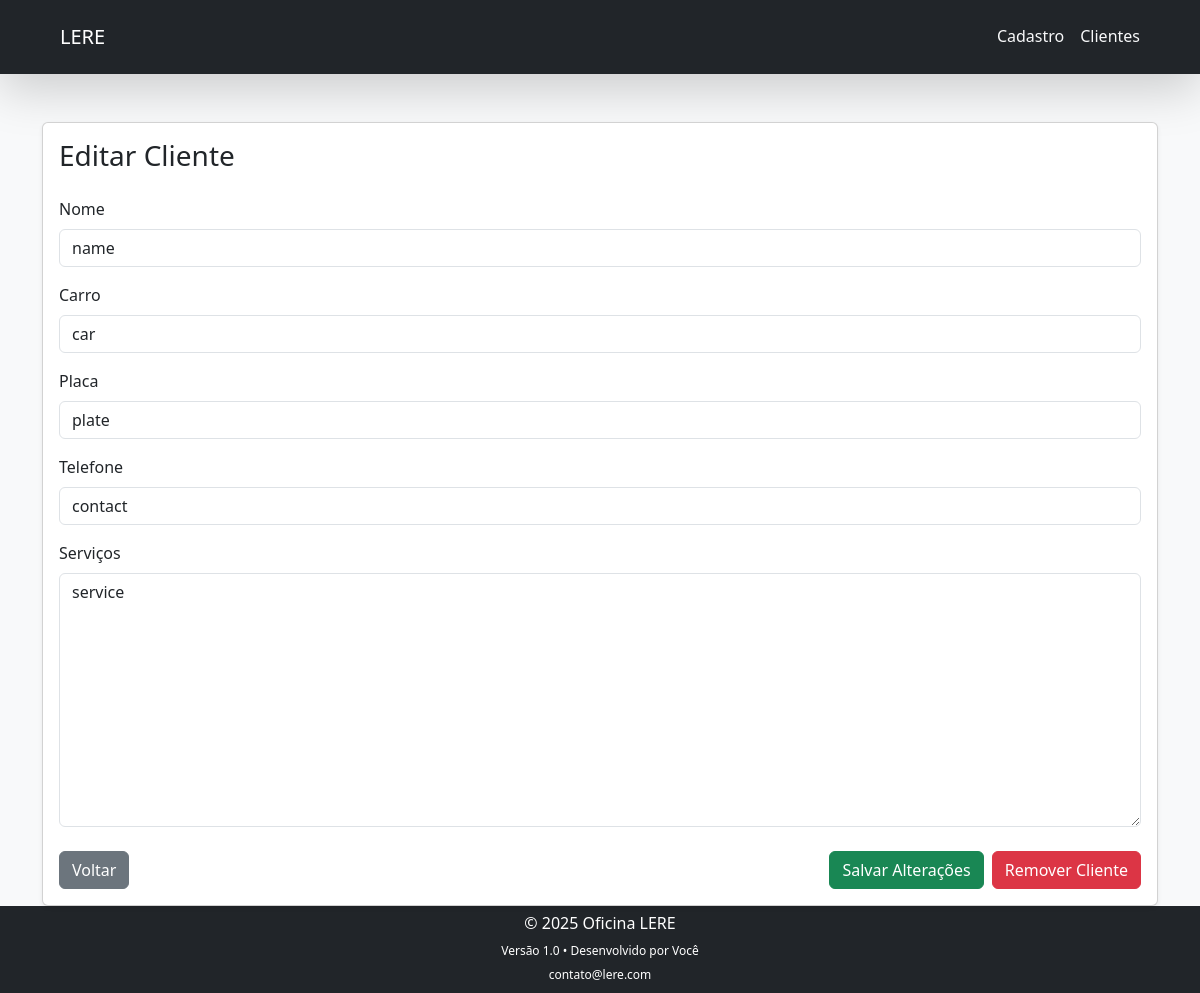
Page /cliente/8/editar/ (signed in) on the committed database.
### oficina/models.py (models this page shows, shortened)
class Cliente(models.Model):
    nome = models.CharField(max_length=100)
    carro = models.CharField(max_length=100)
    placa = models.CharField(max_length=10, unique=True)
    telefone = models.CharField(max_length=20, null=True, blank=True)
    servicos = models.TextField(blank=str)
    Data_entrada = models.DateField(default=now)

### oficina/views.py (the view)
# urls.py: path('cliente/<int:cliente_id>/editar/', views.editar_cliente , name='editar'),
@login_required
def editar_cliente(request, cliente_id):
    cliente = get_object_or_404(Cliente, id=cliente_id)  # pega o cliente do banco
    if request.method == 'POST':
        form = ClienteForm(request.POST, instance=cliente)  # passa a instância
        if form.is_valid():
            form.save()  # isso atualiza o registro existente
            return redirect('lista_de_clientes')
    else:
        form = ClienteForm(instance=cliente)  # pré-preenche com os dados atuais
    return render(request, 'oficina/editar.html', {'form': form, 'cliente': cliente})

### oficina/forms.py
class ClienteForm(forms.ModelForm):
    class Meta:
        model = Cliente
        fields = ['nome', 'carro', 'placa', 'servicos', 'telefone']

### oficina/templates/oficina/editar.html (shortened to what this page needs)
{% load widget_tweaks %} {% load static %}
<!DOCTYPE html>
<html lang="pt-br">
<head>
    <link href="https://cdn.jsdelivr.net/npm/bootstrap@5.3.0/dist/css/bootstrap.min.css" rel="stylesheet">
</head>
<body class="bg-light">
    {% include 'oficina/partials/navbar.html' %}
    <div class="container mt-5">
        <div class="card shadow-sm">
            <div class="card-body">
                <h3 class="card-title mb-4">Editar Cliente</h3>
                <form method="POST">
                    <div class="mb-3">
                        <label for="id_nome" class="form-label">Nome</label>
                        {{ form.nome|add_class:"form-control" }}
                    </div>
                    <div class="mb-3">
                        <label for="id_carro" class="form-label">Carro</label>
                        {{ form.carro|add_class:"form-control" }}
                    </div>
                    <div class="mb-3">
                        <label for="id_placa" class="form-label">Placa</label>
                        {{ form.placa|add_class:"form-control" }}
                    </div>
                    <div class="mb-3">
                        <label for="id_telefone" class="form-label">Telefone</label>
                        {{ form.telefone|add_class:"form-control" }}
                    </div>
                    <div class="mb-3">
                        <label for="id_servicos" class="form-label">Serviços</label>
                        {{ form.servicos|add_class:"form-control" }}
                    </div>
                    <div class="d-flex justify-content-between mt-4">
                        <a href="{% url 'lista_de_clientes' %}" class="btn btn-secondary">Voltar</a>
                        <div class="d-flex gap-2 ms-auto">
                            <button type="submit" class="btn btn-success">Salvar Alterações</button>
                            <a href="{% url 'remover_cliente' cliente.id %}" class="btn btn-danger"
                               onclick="return confirm('Tem certeza que deseja remover este cliente?');">
                               Remover Cliente
                            </a>
                        </div>
                    </div>
                </form>
            </div>
        </div>
    </div>
{% include 'oficina/partials/footer.html' %}
</body>
</html>

### oficina/templates/oficina/partials/navbar.html (style rules this page uses)
a { text-decoration: none !important; }

### rows in the picture
Cliente: nome "name", carro "car", placa "plate", telefone "contact", servicos "service"
